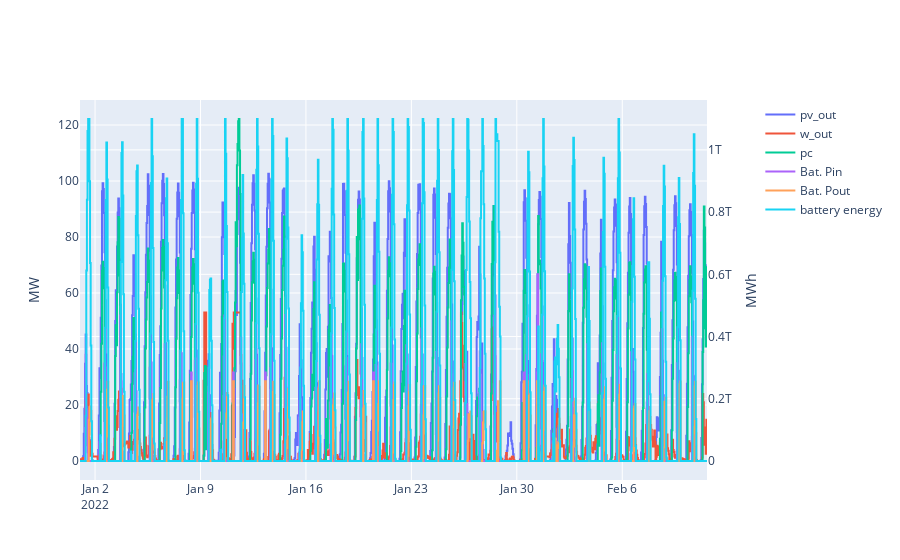

Here is the notebook cell this chart was saved with:
### Markdown cell above
### plot power flow

### Code cell
import plotly.graph_objects as go
from plotly.subplots import make_subplots
# Create figure
# fig = go.Figure()
fig = make_subplots(specs=[[{"secondary_y": True}]])
fig.add_trace(
    go.Scatter(x=list(data_plot.time), y=list(data_plot.pv_out),
              line_shape='hv', name='pv_out'),
                )
fig.add_trace(
    go.Scatter(x=list(data_plot.time), y=list(data_plot.w_out),
              line_shape='hv', name='w_out'),
                )
fig.add_trace(
    go.Scatter(x=list(data_plot.time), y=list(data_plot.pc),
              line_shape='hv', name='pc'),
                )
fig.add_trace(
    go.Scatter(x=list(data_plot.time), y=list(data_plot.bat_pin),
              line_shape='hv', name='Bat. Pin'),
                )
fig.add_trace(
    go.Scatter(x=list(data_plot.time), y=list(data_plot.bat_pout),
              line_shape='hv', name='Bat. Pout'),
                )
fig.add_trace(
    go.Scatter(x=list(data_plot.time), y=list(data_plot.bat_e_stored),
              line_shape='hv', name='battery energy', yaxis="y2"),
                )
fig.update_yaxes(dict(title = 'MW'), secondary_y=False)
fig.update_yaxes(dict(title = 'MWh'), secondary_y=True)
fig.show()

### Figure 1 — Plotly figure (JSON) as saved in the notebook; plotly's stock layout.template omitted (floating-point values rounded to 4 significant figures; data arrays with more than 128 entries replaced by an {"elided": "..."} marker saying what was removed)
{"data": [{"line": {"shape": "hv"}, "name": "pv_out", "type": "scatter", "x": {"elided": "1000 str values"}, "y": {"elided": "1000 float values"}}, {"line": {"shape": "hv"}, "name": "w_out", "type": "scatter", "x": {"elided": "1000 str values"}, "y": {"elided": "1000 float values"}}, {"line": {"shape": "hv"}, "name": "pc", "type": "scatter", "x": {"elided": "1000 str values"}, "y": {"elided": "1000 float values"}}, {"line": {"shape": "hv"}, "name": "Bat. Pin", "type": "scatter", "x": {"elided": "1000 str values"}, "y": {"elided": "1000 float values"}}, {"line": {"shape": "hv"}, "name": "Bat. Pout", "type": "scatter", "x": {"elided": "1000 str values"}, "y": {"elided": "1000 float values"}}, {"line": {"shape": "hv"}, "name": "battery energy", "type": "scatter", "x": {"elided": "1000 str values"}, "y": {"elided": "1000 float values"}, "yaxis": "y2"}], "layout": {"xaxis": {"anchor": "y", "domain": [0, 0.94]}, "yaxis": {"anchor": "x", "domain": [0, 1], "title": {"text": "MW"}}, "yaxis2": {"anchor": "x", "overlaying": "y", "side": "right", "title": {"text": "MWh"}}}}
